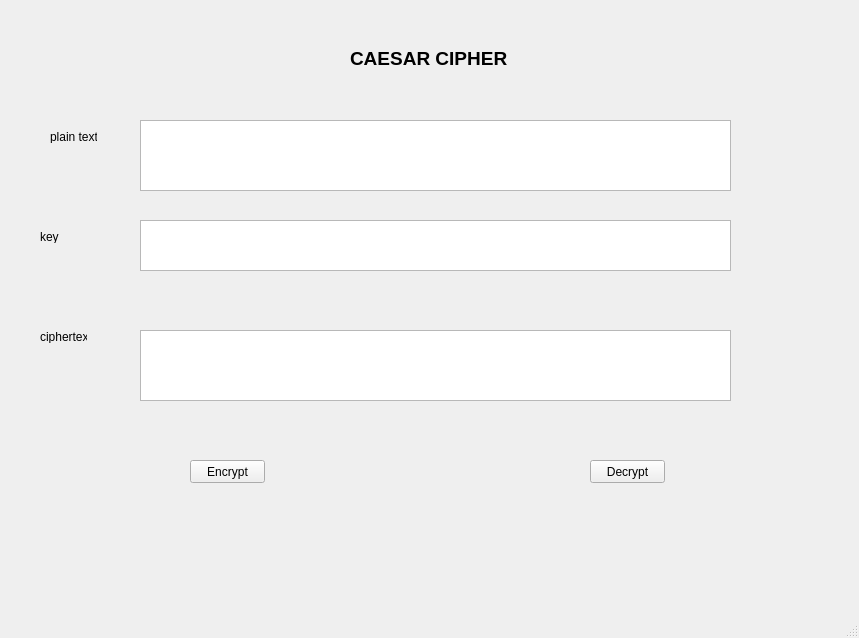
<?xml version="1.0" encoding="UTF-8"?>
<ui version="4.0">
 <class>MainWindow</class>
 <widget class="QMainWindow" name="MainWindow">
  <property name="geometry">
   <rect>
    <x>0</x>
    <y>0</y>
    <width>859</width>
    <height>638</height>
   </rect>
  </property>
  <property name="windowTitle">
   <string>MainWindow</string>
  </property>
  <widget class="QWidget" name="centralwidget">
   <widget class="QPushButton" name="btn_encrypt">
    <property name="geometry">
     <rect>
      <x>190</x>
      <y>460</y>
      <width>75</width>
      <height>23</height>
     </rect>
    </property>
    <property name="text">
     <string>Encrypt</string>
    </property>
   </widget>
   <widget class="QPushButton" name="btn_decrypt">
    <property name="geometry">
     <rect>
      <x>590</x>
      <y>460</y>
      <width>75</width>
      <height>23</height>
     </rect>
    </property>
    <property name="text">
     <string>Decrypt</string>
    </property>
   </widget>
   <widget class="QLabel" name="label">
    <property name="geometry">
     <rect>
      <x>50</x>
      <y>130</y>
      <width>47</width>
      <height>13</height>
     </rect>
    </property>
    <property name="text">
     <string>plain text</string>
    </property>
   </widget>
   <widget class="QLabel" name="label_2">
    <property name="geometry">
     <rect>
      <x>40</x>
      <y>230</y>
      <width>47</width>
      <height>13</height>
     </rect>
    </property>
    <property name="text">
     <string>key</string>
    </property>
   </widget>
   <widget class="QLabel" name="label_3">
    <property name="geometry">
     <rect>
      <x>40</x>
      <y>330</y>
      <width>47</width>
      <height>13</height>
     </rect>
    </property>
    <property name="text">
     <string>ciphertext</string>
    </property>
   </widget>
   <widget class="QLabel" name="label_4">
    <property name="geometry">
     <rect>
      <x>350</x>
      <y>50</y>
      <width>191</width>
      <height>16</height>
     </rect>
    </property>
    <property name="font">
     <font>
      <pointsize>14</pointsize>
      <weight>75</weight>
      <bold>true</bold>
     </font>
    </property>
    <property name="text">
     <string>CAESAR CIPHER</string>
    </property>
   </widget>
   <widget class="QTextEdit" name="txt_plain_text">
    <property name="geometry">
     <rect>
      <x>140</x>
      <y>120</y>
      <width>591</width>
      <height>71</height>
     </rect>
    </property>
   </widget>
   <widget class="QTextEdit" name="txt_cipher_text">
    <property name="geometry">
     <rect>
      <x>140</x>
      <y>330</y>
      <width>591</width>
      <height>71</height>
     </rect>
    </property>
   </widget>
   <widget class="QTextEdit" name="txt_key">
    <property name="geometry">
     <rect>
      <x>140</x>
      <y>220</y>
      <width>591</width>
      <height>51</height>
     </rect>
    </property>
   </widget>
  </widget>
  <widget class="QMenuBar" name="menubar">
   <property name="geometry">
    <rect>
     <x>0</x>
     <y>0</y>
     <width>859</width>
     <height>21</height>
    </rect>
   </property>
  </widget>
  <widget class="QStatusBar" name="statusbar"/>
 </widget>
 <resources/>
 <connections/>
</ui>
